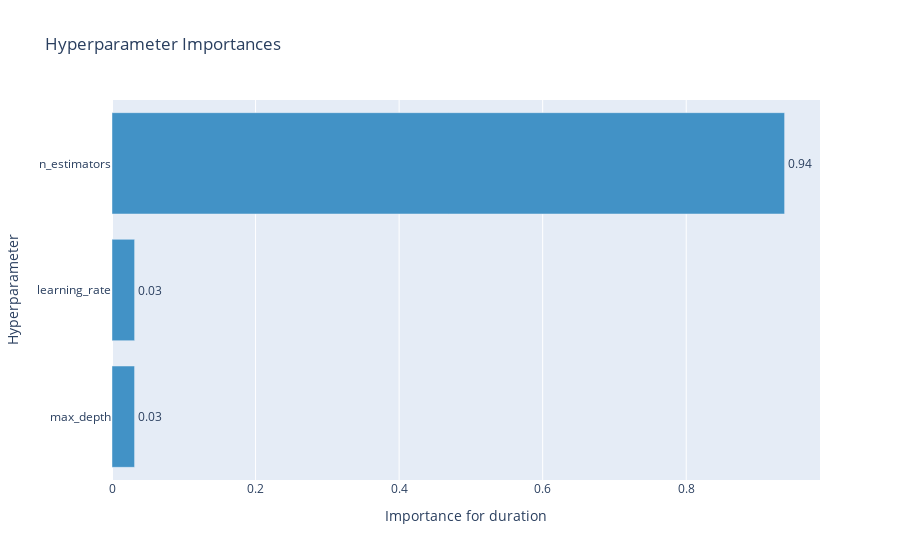

Notebook code for this chart:
### Markdown cell above
### Hyperparameter importances

### Code cell
optuna.visualization.plot_param_importances(study, 
                                            target      = lambda t: t.duration.total_seconds(), 
                                            target_name = "duration")

### Figure 1 — Plotly figure (JSON) as saved in the notebook; plotly's stock layout.template omitted (floating-point values rounded to 4 significant figures)
{"data": [{"cliponaxis": false, "hovertemplate": ["max_depth (IntDistribution): 0.03144946858062763<extra></extra>", "learning_rate (CategoricalDistribution): 0.03149600625569014<extra></extra>", "n_estimators (CategoricalDistribution): 0.9370545251636823<extra></extra>"], "marker": {"color": "rgb(66,146,198)"}, "orientation": "h", "text": ["0.03", "0.03", "0.94"], "textposition": "outside", "type": "bar", "x": [0.03145, 0.0315, 0.9371], "y": ["max_depth", "learning_rate", "n_estimators"]}], "layout": {"showlegend": false, "title": {"text": "Hyperparameter Importances"}, "xaxis": {"title": {"text": "Importance for duration"}}, "yaxis": {"title": {"text": "Hyperparameter"}}}}
